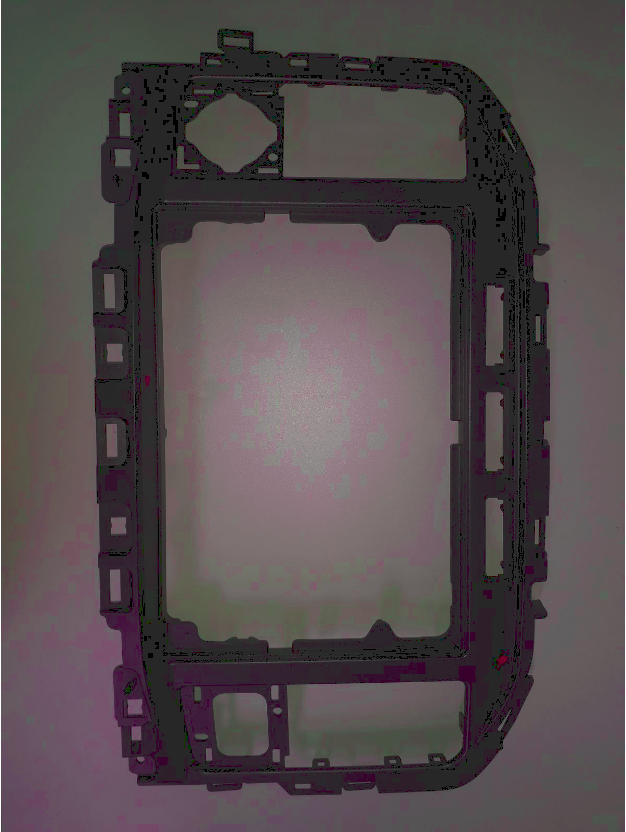
#> input picture deprecated/model.png, 626 x 832 px, given in place of 20190806_152808.mp4, which was not available
$ python pruebas.py
#> lines starting #> are read from the running program, lines starting #| are printed output that depends on the picture; after the words box and inside, x2 and y2 are one past the last pixel; in counts of white or black regions, pixels touching at a corner belong together; pictures that were not available may be replaced by others from this repository, and a replacement may not be noted
#> further down, image is the input picture: shape (832, 626, 3); mean B, G, R 78, 76.2, 84.8
import cv2
import numpy as np

# [7 lines of commented-out code are left out]
x1 = 90
x2 = 1420
y1 = 0
y2 = 1280

# canny
def canny(image):
	global x1, x2, y1, y2
	grey = cv2.cvtColor(image, cv2.COLOR_BGR2GRAY)
	blur = cv2.GaussianBlur(image, (5, 5), 0)
	canny = cv2.Canny(blur, 50, 150)
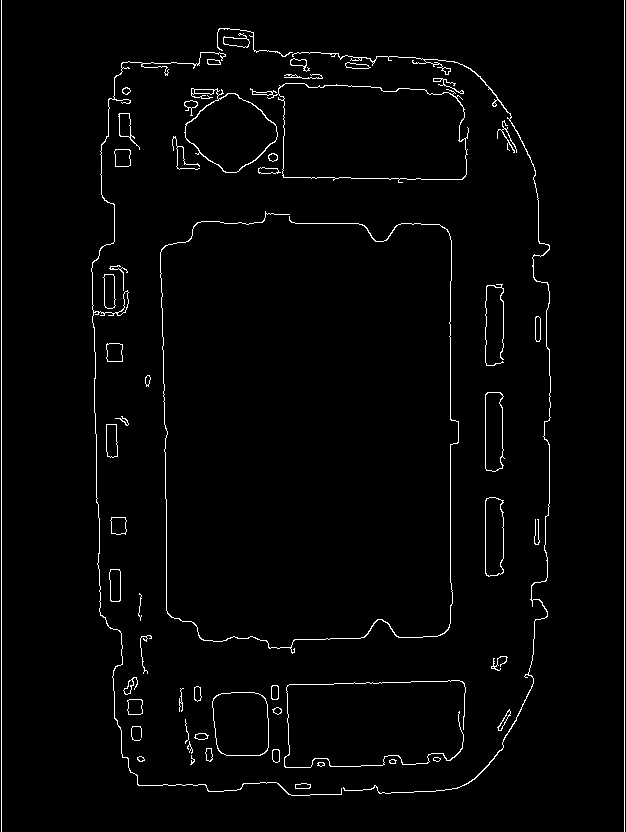
#> canny: shape (832, 626); 2.1% white in thin lines or dots

	return canny

# roi
def region_of_interest(image):
	global x1, x2, y1, y2
	polygons = np.zeros(image.shape, 'uint8')
	# video
	# cv2.rectangle(polygons, (90, 0), (1420, 1280), (255, 255, 255), -1)
	# image
	cv2.rectangle(polygons, (x1, y1), (x2, y2), (255, 255, 255), -1)
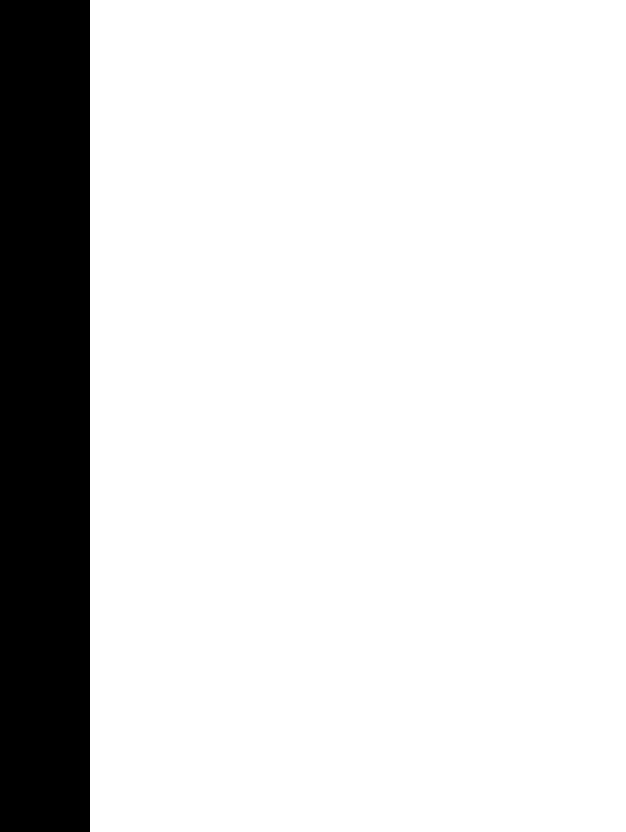
#> polygons: shape (832, 626, 3); 85.6% white; 1 black region, box (x1, y1, x2, y2) and area: (0, 0, 90, 832) 74880
	mask = cv2.bitwise_and(image, polygons)
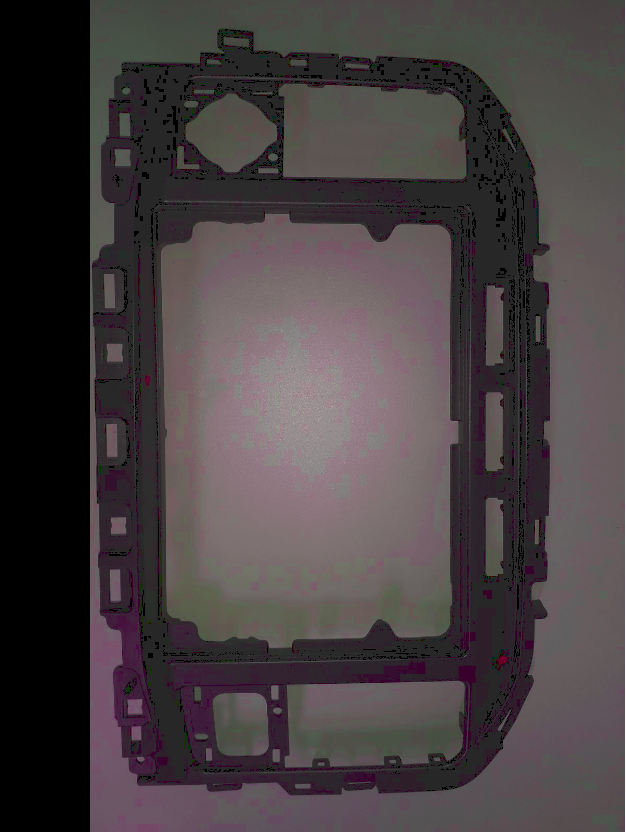
#> mask: shape (832, 626, 3); mean B, G, R 65.7, 63.8, 71.2

	return mask

def detect_model(image):
	global x1, x2, y1, y2
	i = 0
	# image = image[y1:y2, x1:x2]
	gray = cv2.cvtColor(image, cv2.COLOR_BGR2GRAY)
	inverted = cv2.bitwise_not(gray)
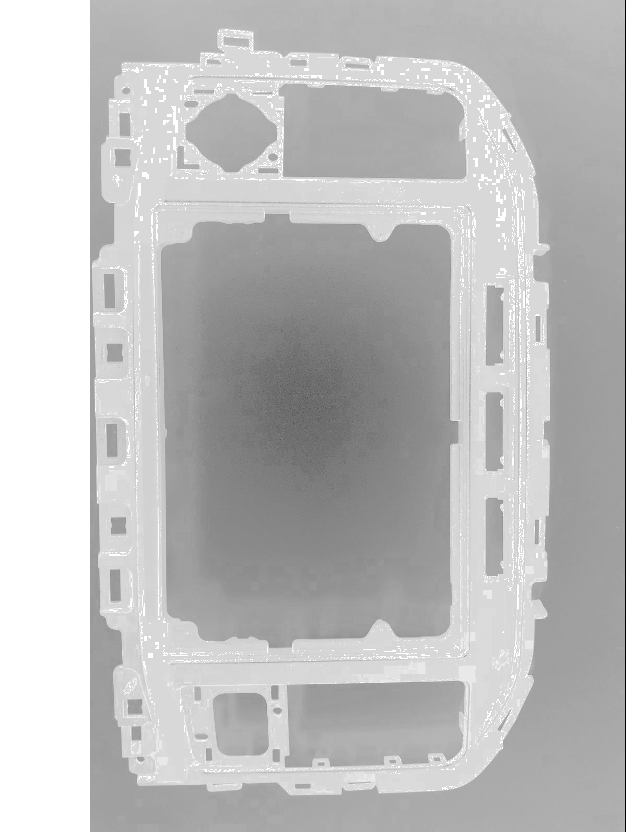
#> inverted: shape (832, 626); min 0, max 255, mean 188.8
	thresh = cv2.threshold(inverted, 190, 255, cv2.THRESH_BINARY)[1]
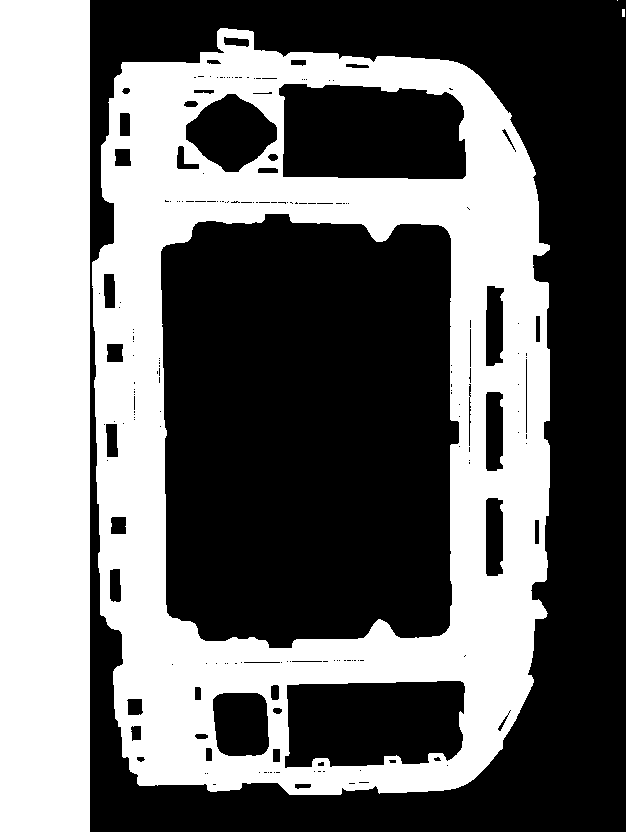
#> thresh: shape (832, 626); 43.1% white; 4 white regions (1 under 20 px)

	contours, _ = cv2.findContours(thresh.copy(), cv2.RETR_EXTERNAL, cv2.CHAIN_APPROX_SIMPLE)
#> contours = 4 contours, 2 with area under 20; largest, box (x1, y1, x2, y2) and area: (92, 28, 550, 795) 311939, (0, 0, 90, 832) 73959
	contours = [cnt for cnt in contours if cv2.contourArea(cnt)>1000]
#> contours = 2 contours; box (x1, y1, x2, y2) and area: (92, 28, 550, 795) 311939, (0, 0, 90, 832) 73959

	for contour in contours:
		i += 1
		area = cv2.contourArea(contour)
		if area<400:
			cv2.drawContours(image, [contour], 0, (255, 0, 0), 2)

		x, y, w, h = cv2.boundingRect(contour)
		x1 = x
		x2 = x+w
		y1 = y
		y2 = y+h
		#cv2.rectangle(image, (x1, y1), (x2, y2), (0, 255, 255), 2)
		cv2.drawContours(image, [contour], -1, (255, 0, 0), 2)
#> this loop made 2 passes
#> (i, area, x, y, w, h, x1, x2) on pass 1: (1, 311939, 92, 28, 458, 767, 92, 550)
#> (contour, i, area, x, y, w, h, x1) on pass 2: ([[0, 0], [0, 831], [89, 831], [89, 0]], 2, 73959, 0, 0, 90, 832, 0)
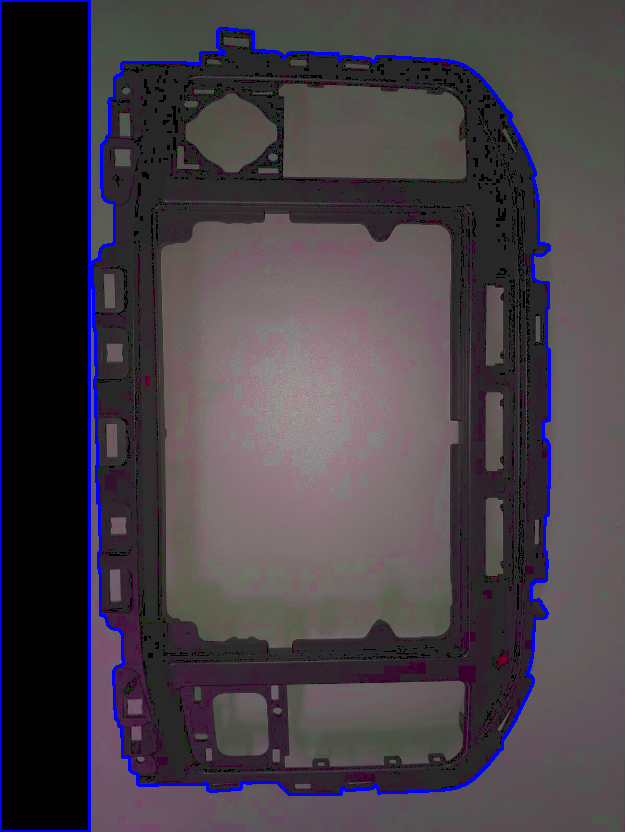
#> image: shape (832, 626, 3); 2.35% of pixels changed, all inside (x1, y1, x2, y2) = (0, 0, 551, 832)
#> after the loop, i = 2

	return image

# [9 lines of commented-out code are left out]
cap = cv2.VideoCapture('../20190806_152808.mp4')
while True:
	image = cap.read()[1]
	image_canny = canny(image)
	cropped_image = region_of_interest(image)

	cv2.imshow('', detect_model(cropped_image))
	if cv2.waitKey(1) & 0xFF == ord('q'):
#> (key q is pressed here)
		break
